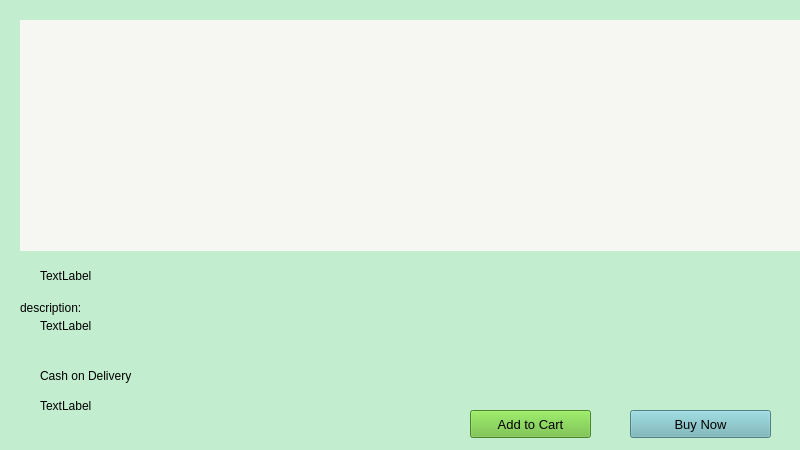
<?xml version="1.0" encoding="UTF-8"?>
<ui version="4.0">
 <class>Form</class>
 <widget class="QWidget" name="Form">
  <property name="geometry">
   <rect>
    <x>0</x>
    <y>0</y>
    <width>800</width>
    <height>450</height>
   </rect>
  </property>
  <property name="windowTitle">
   <string>Form</string>
  </property>
  <property name="styleSheet">
   <string notr="true">background-color: rgb(194, 237, 206);</string>
  </property>
  <widget class="QPushButton" name="add_to_cart_btn">
   <property name="geometry">
    <rect>
     <x>470</x>
     <y>410</y>
     <width>121</width>
     <height>28</height>
    </rect>
   </property>
   <property name="font">
    <font>
     <pointsize>10</pointsize>
    </font>
   </property>
   <property name="styleSheet">
    <string notr="true">background-color: rgb(102, 187, 51);</string>
   </property>
   <property name="text">
    <string>Add to Cart</string>
   </property>
  </widget>
  <widget class="QPushButton" name="buy_now_btn">
   <property name="geometry">
    <rect>
     <x>630</x>
     <y>410</y>
     <width>141</width>
     <height>28</height>
    </rect>
   </property>
   <property name="font">
    <font>
     <pointsize>10</pointsize>
    </font>
   </property>
   <property name="styleSheet">
    <string notr="true">background-color: rgb(111, 179, 184);</string>
   </property>
   <property name="text">
    <string>Buy Now</string>
   </property>
  </widget>
  <widget class="QLabel" name="prod_image_label">
   <property name="geometry">
    <rect>
     <x>20</x>
     <y>20</y>
     <width>811</width>
     <height>231</height>
    </rect>
   </property>
   <property name="styleSheet">
    <string notr="true">background-color: rgb(246, 246, 242);</string>
   </property>
   <property name="text">
    <string/>
   </property>
  </widget>
  <widget class="QLabel" name="name_label">
   <property name="geometry">
    <rect>
     <x>40</x>
     <y>260</y>
     <width>761</width>
     <height>31</height>
    </rect>
   </property>
   <property name="text">
    <string>TextLabel</string>
   </property>
  </widget>
  <widget class="QLabel" name="descrip_label">
   <property name="geometry">
    <rect>
     <x>40</x>
     <y>300</y>
     <width>771</width>
     <height>51</height>
    </rect>
   </property>
   <property name="text">
    <string>TextLabel</string>
   </property>
  </widget>
  <widget class="QLabel" name="delivery_label">
   <property name="geometry">
    <rect>
     <x>40</x>
     <y>360</y>
     <width>761</width>
     <height>31</height>
    </rect>
   </property>
   <property name="text">
    <string>Cash on Delivery</string>
   </property>
  </widget>
  <widget class="QLabel" name="price_label">
   <property name="geometry">
    <rect>
     <x>40</x>
     <y>390</y>
     <width>201</width>
     <height>31</height>
    </rect>
   </property>
   <property name="text">
    <string>TextLabel</string>
   </property>
  </widget>
  <widget class="QLabel" name="label">
   <property name="geometry">
    <rect>
     <x>20</x>
     <y>300</y>
     <width>61</width>
     <height>16</height>
    </rect>
   </property>
   <property name="text">
    <string>description:</string>
   </property>
  </widget>
 </widget>
 <resources/>
 <connections/>
</ui>
